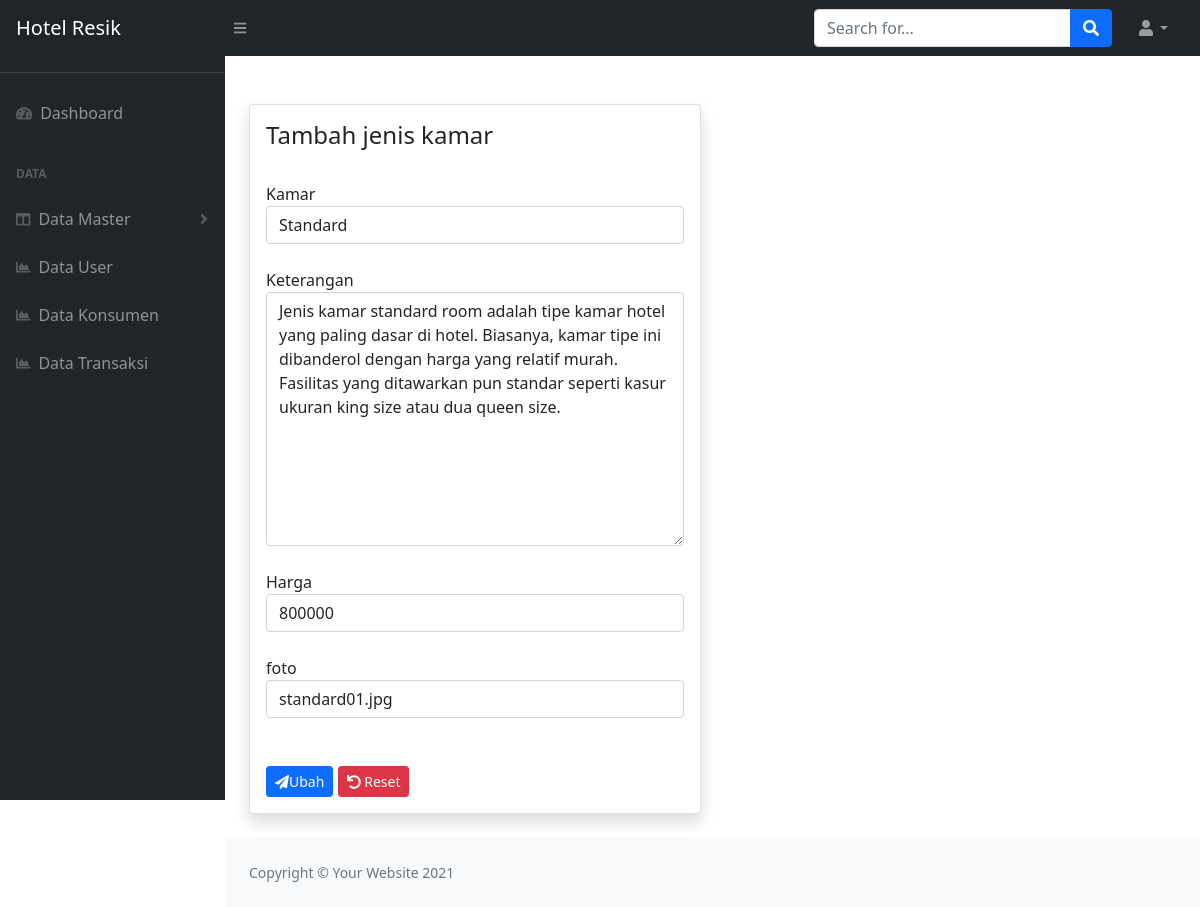
The app's page /Admin/update_datajenis/1 with its own data.
### tables this page shows
CREATE TABLE `tbl_jenis_kamar` (
  `id_jenis` int(11) NOT NULL,
  `kamar` varchar(100) NOT NULL,
  `keterangan` text NOT NULL,
  `harga` int(11) NOT NULL,
  `foto` varchar(100) NOT NULL
);

### application/controllers/Admin.php (called while the page is built, shortened)
<?php
class Admin extends CI_Controller {
	public function update_datajenis($id_jenis)
	{
		$this->load->model('M_kamar');
		$data['data_jenis'] = $this->M_kamar->get_data_jenis($id_jenis);
		$this->load->view('partisi_admin/head');
		$this->load->view('partisi_admin/navbar');
		$this->load->view('v_update_jenis_kamar',$data);
		$this->load->view('partisi_admin/footer');
		$this->load->view('partisi_admin/js');
	}
}

### index.php (called while the page is built, shortened)
<?php
require_once BASEPATH.'core/CodeIgniter.php';

### application/models/M_kamar.php (called while the page is built, shortened)
<?php
    class M_kamar extends CI_Model{
        function get_data_jenis($id_jenis)
        {
          return $this->db->get_where('tbl_jenis_kamar',array('id_jenis'=>$id_jenis))->result();
        }
    }

### application/views/v_update_jenis_kamar.php (the view, shortened to what this page needs)
<!DOCTYPE html>
<html lang="en">
<head>
</head>
<body>
<div id="layoutSidenav_content">
    <br><br>
     <div class="container-fluid px-4">
    <div class="row">
        <div class="col-lg-6">
            <div class="card shadow mb-4">
                <div class="card-body">
                    <div class="table-responsive">
                        <h4>Tambah jenis kamar</h4>
                        <br>
                        <?php
                                foreach($data_jenis as $j):
                                    $id_jenis = $j->id_jenis;
                                endforeach;
                            ?>
                        <form action="<?=base_url('Admin/proses_update_jenis_kamar')?>" method="post">
                            <div class="form-group">
                                <label for="name">Kamar</label>
                                <input type="text" class="form-control" id="kamar" name="kamar" value="<?= $j->kamar?>">
                            </div>
                            <br>
                            <div class="form-group">
                                <label for="name">Keterangan</label>
                                <textarea name="keterangan" id="keterangan" cols="30" rows="10"  class="form-control"><?= $j->keterangan?></textarea>
                            </div>
                            <br>
                            <div class="form-group">
                                <label for="name">Harga</label>
                                <input type="text" class="form-control" id="harga" name="harga" value="<?= $j->harga?>" >
                            </div>
                            <br>
                            <div class="form-group">
                                <label for="name">foto</label>
                                <input type="text" class="form-control" id="foto" name="foto" value="<?= $j->foto?>">
                            </div>
                            <br><br>
                            <button type="submit" class="btn btn-sm btn-primary"><i class="fa fa-paper-plane"></i>Ubah</button>
                            <button type="reset" class="btn btn-sm btn-danger"><i class="fa fa-undo"></i> Reset</button>
                        </form>
                    </div>
                </div>
            </div>
        </div>
    </div>
</div>
</body>
</html>

### records on screen
tbl_jenis_kamar: kamar "Standard", keterangan "Jenis kamar standard room adalah tipe kamar hotel yang paling dasar di hotel. Biasanya, kamar tipe ini dibanderol dengan harga yang relatif murah. Fasilitas yang ditawarkan pun standar seperti kasur ukuran king size atau dua queen size.", harga "800000", foto "standard01.jpg"
